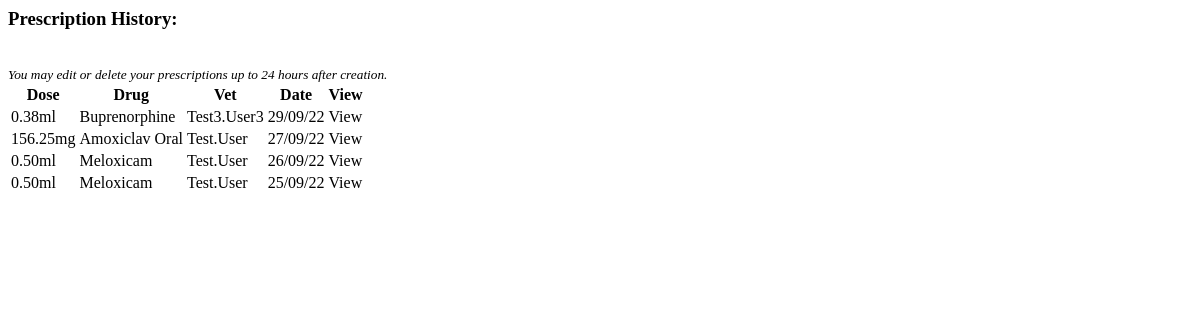
The app's page /prescriptions/list-prescrip/1 (signed in), older data.
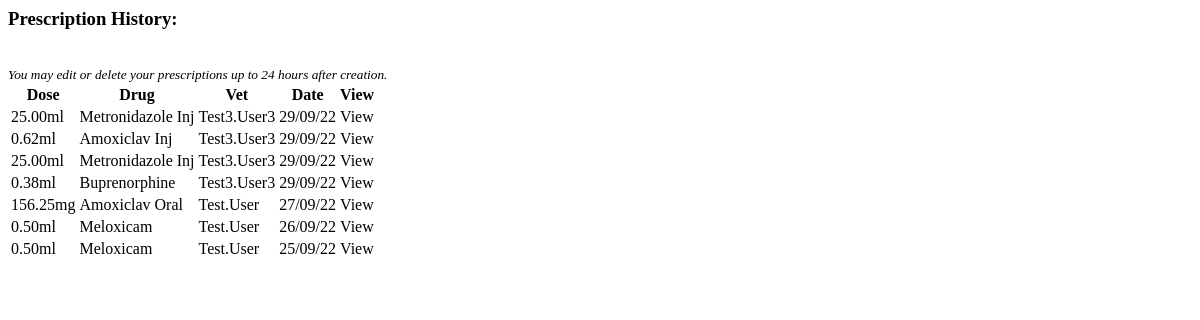
The same page, newer data.
### prescriptions/models.py (models this page shows, shortened)
class Prescription(models.Model):
    animal = models.ForeignKey(Record, on_delete=models.CASCADE, default=1)
    animal_weight = models.DecimalField(max_digits=5, decimal_places=2, blank=True, null=True)
    vet = models.ForeignKey(Vet, on_delete=models.CASCADE, default=1)
    drug = models.ForeignKey(Drug, on_delete=models.PROTECT, default=None)
    drug_dose = models.DecimalField(max_digits=4, decimal_places=2, blank=True, null=True)
    dose = models.DecimalField(max_digits=5, decimal_places=2, blank=True, null=True)
    measure = models.CharField(max_length=2, blank=True)
    frequency = models.CharField(max_length=10, choices=FREQUENCY, blank=True)
    length = models.PositiveIntegerField(default=0, blank=True)
    route = models.CharField(max_length=8, blank=True)
    date = models.DateTimeField(auto_now_add=True)
    class Meta:
        ordering = ['-date']

class Drug(models.Model):
    name = models.CharField(max_length=50)
    dose = models.DecimalField(max_digits=4, decimal_places=2)
    measure = models.CharField(max_length=2, choices=MEASURE)
    category = models.CharField(max_length=20, choices=CATEGORIES)
    route = models.CharField(max_length=8, choices=ROUTES)
    warnings = models.CharField(max_length=300)
    def __str__(self):
        return self.name
    class Meta:
        ordering = ['name']

### vetprofiles/models.py (models this page shows, shortened)
class Vet(AbstractBaseUser):
    email = models.EmailField(verbose_name="email", max_length=80, unique=True)
    first_name = models.CharField(max_length=30, blank=False)
    last_name = models.CharField(max_length=30, blank=False)
    last_login = models.DateTimeField(verbose_name='last login', auto_now=True)
    is_admin = models.BooleanField(default=False)
    is_active = models.BooleanField(default=False)
    is_staff = models.BooleanField(default=False)
    is_superuser = models.BooleanField(default=False)
    USERNAME_FIELD = 'email'
    REQUIRED_FIELDS = ['first_name', 'last_name', ]
    objects = AccountsManager()
    def __str__(self):
        return self.first_name + "." + self.last_name

### petrx/decorators.py (the view)
    def wrapper(request, *args, **kwargs):
        if request.user.is_authenticated:
            if request.user.is_active:
                return function(request, *args, **kwargs)
            else:
                return render(request, 'vetprofiles/restricted.html')
        else:
            return redirect('vetprofiles:login')

### prescriptions/views.py (called while the page is built)
@vet_login_and_active
def list_prescrip(request, animal_id):
    prescrip_list = Prescription.objects.filter(animal=animal_id).all()
    context = {'prescrip_list': prescrip_list}
    return render(request, 'prescriptions/list_prescrip.html', context)

### prescriptions/templates/prescriptions/list_prescrip.html (shortened to what this page needs)
<h3 class="subheadings">Prescription History:</h3>
<small><em>You may edit or delete your prescriptions up to 24 hours after creation.</em></small>
<div class="prescrip-contain">
    <table>
        <thead>
            <th class="lg-prescrip">Dose</th>
            <th>Drug</th>
            <th class="lg-prescrip">Vet</th>
            <th>Date</th>
            <th>View</th>
        </thead>
        <tbody>
            {% for prescription in prescrip_list %}
            <tr>
                <td class="lg-prescrip">{{ prescription.dose }}{{ prescription.measure }}</td>
                <td>{{ prescription.drug }}</td>
                <td class="lg-prescrip">{{ prescription.vet }}</td>
                <td>{{ prescription.date|date:'d/m/y' }}</td>
                <td><a hx-get="{% url 'prescriptions:detail_prescrip' prescrip_id=prescription.id %}"
                        hx-target="#modal-dialog" class="pet-links" aria-label="View prescription">View</a></td>
            </tr>
        </tbody>
        {% empty %}
        <p>No prescriptions</p>
        {% endfor %}
    </table>
</div>

Row changes from the older to the newer data that the page shows:
added Prescription: dose "25.00", measure "ml", drug "Metronidazole Inj", vet "Test3.User3", date "29/09/22"
added Prescription: dose "0.62", measure "ml", drug "Amoxiclav Inj", vet "Test3.User3", date "29/09/22"
added Prescription: dose "25.00", measure "ml", drug "Metronidazole Inj", vet "Test3.User3", date "29/09/22"
